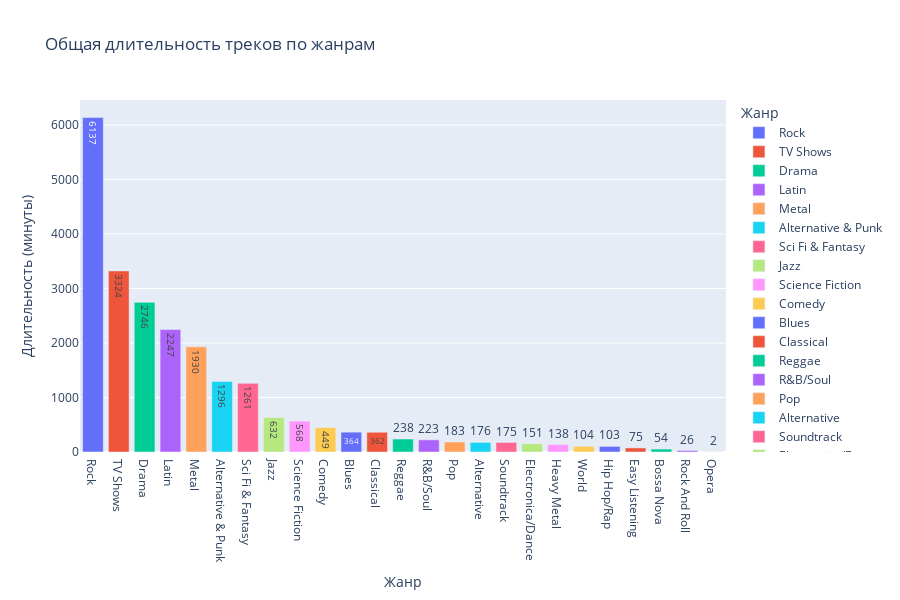

The notebook cell saved with this chart:
### Code cell
fig

### Figure 1 — Plotly figure (JSON) as saved in the notebook; plotly's stock layout.template omitted (floating-point values rounded to 4 significant figures)
{"data": [{"hovertemplate": "Жанр=%{x}<br>Длительность (минуты)=%{text}<extra></extra>", "legendgroup": "Rock", "marker": {"color": "#636efa", "pattern": {"shape": ""}}, "name": "Rock", "orientation": "v", "showlegend": true, "text": [6137.0], "textposition": "auto", "type": "bar", "x": ["Rock"], "xaxis": "x", "y": [6137.0], "yaxis": "y"}, {"hovertemplate": "Жанр=%{x}<br>Длительность (минуты)=%{text}<extra></extra>", "legendgroup": "TV Shows", "marker": {"color": "#EF553B", "pattern": {"shape": ""}}, "name": "TV Shows", "orientation": "v", "showlegend": true, "text": [3324.0], "textposition": "auto", "type": "bar", "x": ["TV Shows"], "xaxis": "x", "y": [3324.0], "yaxis": "y"}, {"hovertemplate": "Жанр=%{x}<br>Длительность (минуты)=%{text}<extra></extra>", "legendgroup": "Drama", "marker": {"color": "#00cc96", "pattern": {"shape": ""}}, "name": "Drama", "orientation": "v", "showlegend": true, "text": [2746.0], "textposition": "auto", "type": "bar", "x": ["Drama"], "xaxis": "x", "y": [2746.0], "yaxis": "y"}, {"hovertemplate": "Жанр=%{x}<br>Длительность (минуты)=%{text}<extra></extra>", "legendgroup": "Latin", "marker": {"color": "#ab63fa", "pattern": {"shape": ""}}, "name": "Latin", "orientation": "v", "showlegend": true, "text": [2247.0], "textposition": "auto", "type": "bar", "x": ["Latin"], "xaxis": "x", "y": [2247.0], "yaxis": "y"}, {"hovertemplate": "Жанр=%{x}<br>Длительность (минуты)=%{text}<extra></extra>", "legendgroup": "Metal", "marker": {"color": "#FFA15A", "pattern": {"shape": ""}}, "name": "Metal", "orientation": "v", "showlegend": true, "text": [1930.0], "textposition": "auto", "type": "bar", "x": ["Metal"], "xaxis": "x", "y": [1930.0], "yaxis": "y"}, {"hovertemplate": "Жанр=%{x}<br>Длительность (минуты)=%{text}<extra></extra>", "legendgroup": "Alternative & Punk", "marker": {"color": "#19d3f3", "pattern": {"shape": ""}}, "name": "Alternative & Punk", "orientation": "v", "showlegend": true, "text": [1296.0], "textposition": "auto", "type": "bar", "x": ["Alternative & Punk"], "xaxis": "x", "y": [1296.0], "yaxis": "y"}, {"hovertemplate": "Жанр=%{x}<br>Длительность (минуты)=%{text}<extra></extra>", "legendgroup": "Sci Fi & Fantasy", "marker": {"color": "#FF6692", "pattern": {"shape": ""}}, "name": "Sci Fi & Fantasy", "orientation": "v", "showlegend": true, "text": [1261.0], "textposition": "auto", "type": "bar", "x": ["Sci Fi & Fantasy"], "xaxis": "x", "y": [1261.0], "yaxis": "y"}, {"hovertemplate": "Жанр=%{x}<br>Длительность (минуты)=%{text}<extra></extra>", "legendgroup": "Jazz", "marker": {"color": "#B6E880", "pattern": {"shape": ""}}, "name": "Jazz", "orientation": "v", "showlegend": true, "text": [632.0], "textposition": "auto", "type": "bar", "x": ["Jazz"], "xaxis": "x", "y": [632.0], "yaxis": "y"}, {"hovertemplate": "Жанр=%{x}<br>Длительность (минуты)=%{text}<extra></extra>", "legendgroup": "Science Fiction", "marker": {"color": "#FF97FF", "pattern": {"shape": ""}}, "name": "Science Fiction", "orientation": "v", "showlegend": true, "text": [568.0], "textposition": "auto", "type": "bar", "x": ["Science Fiction"], "xaxis": "x", "y": [568.0], "yaxis": "y"}, {"hovertemplate": "Жанр=%{x}<br>Длительность (минуты)=%{text}<extra></extra>", "legendgroup": "Comedy", "marker": {"color": "#FECB52", "pattern": {"shape": ""}}, "name": "Comedy", "orientation": "v", "showlegend": true, "text": [449.0], "textposition": "auto", "type": "bar", "x": ["Comedy"], "xaxis": "x", "y": [449.0], "yaxis": "y"}, {"hovertemplate": "Жанр=%{x}<br>Длительность (минуты)=%{text}<extra></extra>", "legendgroup": "Blues", "marker": {"color": "#636efa", "pattern": {"shape": ""}}, "name": "Blues", "orientation": "v", "showlegend": true, "text": [364.0], "textposition": "auto", "type": "bar", "x": ["Blues"], "xaxis": "x", "y": [364.0], "yaxis": "y"}, {"hovertemplate": "Жанр=%{x}<br>Длительность (минуты)=%{text}<extra></extra>", "legendgroup": "Classical", "marker": {"color": "#EF553B", "pattern": {"shape": ""}}, "name": "Classical", "orientation": "v", "showlegend": true, "text": [362.0], "textposition": "auto", "type": "bar", "x": ["Classical"], "xaxis": "x", "y": [362.0], "yaxis": "y"}, {"hovertemplate": "Жанр=%{x}<br>Длительность (минуты)=%{text}<extra></extra>", "legendgroup": "Reggae", "marker": {"color": "#00cc96", "pattern": {"shape": ""}}, "name": "Reggae", "orientation": "v", "showlegend": true, "text": [238.0], "textposition": "auto", "type": "bar", "x": ["Reggae"], "xaxis": "x", "y": [238.0], "yaxis": "y"}, {"hovertemplate": "Жанр=%{x}<br>Длительность (минуты)=%{text}<extra></extra>", "legendgroup": "R&B/Soul", "marker": {"color": "#ab63fa", "pattern": {"shape": ""}}, "name": "R&B/Soul", "orientation": "v", "showlegend": true, "text": [223.0], "textposition": "auto", "type": "bar", "x": ["R&B/Soul"], "xaxis": "x", "y": [223.0], "yaxis": "y"}, {"hovertemplate": "Жанр=%{x}<br>Длительность (минуты)=%{text}<extra></extra>", "legendgroup": "Pop", "marker": {"color": "#FFA15A", "pattern": {"shape": ""}}, "name": "Pop", "orientation": "v", "showlegend": true, "text": [183.0], "textposition": "auto", "type": "bar", "x": ["Pop"], "xaxis": "x", "y": [183.0], "yaxis": "y"}, {"hovertemplate": "Жанр=%{x}<br>Длительность (минуты)=%{text}<extra></extra>", "legendgroup": "Alternative", "marker": {"color": "#19d3f3", "pattern": {"shape": ""}}, "name": "Alternative", "orientation": "v", "showlegend": true, "text": [176.0], "textposition": "auto", "type": "bar", "x": ["Alternative"], "xaxis": "x", "y": [176.0], "yaxis": "y"}, {"hovertemplate": "Жанр=%{x}<br>Длительность (минуты)=%{text}<extra></extra>", "legendgroup": "Soundtrack", "marker": {"color": "#FF6692", "pattern": {"shape": ""}}, "name": "Soundtrack", "orientation": "v", "showlegend": true, "text": [175.0], "textposition": "auto", "type": "bar", "x": ["Soundtrack"], "xaxis": "x", "y": [175.0], "yaxis": "y"}, {"hovertemplate": "Жанр=%{x}<br>Длительность (минуты)=%{text}<extra></extra>", "legendgroup": "Electronica/Dance", "marker": {"color": "#B6E880", "pattern": {"shape": ""}}, "name": "Electronica/Dance", "orientation": "v", "showlegend": true, "text": [151.0], "textposition": "auto", "type": "bar", "x": ["Electronica/Dance"], "xaxis": "x", "y": [151.0], "yaxis": "y"}, {"hovertemplate": "Жанр=%{x}<br>Длительность (минуты)=%{text}<extra></extra>", "legendgroup": "Heavy Metal", "marker": {"color": "#FF97FF", "pattern": {"shape": ""}}, "name": "Heavy Metal", "orientation": "v", "showlegend": true, "text": [138.0], "textposition": "auto", "type": "bar", "x": ["Heavy Metal"], "xaxis": "x", "y": [138.0], "yaxis": "y"}, {"hovertemplate": "Жанр=%{x}<br>Длительность (минуты)=%{text}<extra></extra>", "legendgroup": "World", "marker": {"color": "#FECB52", "pattern": {"shape": ""}}, "name": "World", "orientation": "v", "showlegend": true, "text": [104.0], "textposition": "auto", "type": "bar", "x": ["World"], "xaxis": "x", "y": [104.0], "yaxis": "y"}, {"hovertemplate": "Жанр=%{x}<br>Длительность (минуты)=%{text}<extra></extra>", "legendgroup": "Hip Hop/Rap", "marker": {"color": "#636efa", "pattern": {"shape": ""}}, "name": "Hip Hop/Rap", "orientation": "v", "showlegend": true, "text": [103.0], "textposition": "auto", "type": "bar", "x": ["Hip Hop/Rap"], "xaxis": "x", "y": [103.0], "yaxis": "y"}, {"hovertemplate": "Жанр=%{x}<br>Длительность (минуты)=%{text}<extra></extra>", "legendgroup": "Easy Listening", "marker": {"color": "#EF553B", "pattern": {"shape": ""}}, "name": "Easy Listening", "orientation": "v", "showlegend": true, "text": [75.0], "textposition": "auto", "type": "bar", "x": ["Easy Listening"], "xaxis": "x", "y": [75.0], "yaxis": "y"}, {"hovertemplate": "Жанр=%{x}<br>Длительность (минуты)=%{text}<extra></extra>", "legendgroup": "Bossa Nova", "marker": {"color": "#00cc96", "pattern": {"shape": ""}}, "name": "Bossa Nova", "orientation": "v", "showlegend": true, "text": [54.0], "textposition": "auto", "type": "bar", "x": ["Bossa Nova"], "xaxis": "x", "y": [54.0], "yaxis": "y"}, {"hovertemplate": "Жанр=%{x}<br>Длительность (минуты)=%{text}<extra></extra>", "legendgroup": "Rock And Roll", "marker": {"color": "#ab63fa", "pattern": {"shape": ""}}, "name": "Rock And Roll", "orientation": "v", "showlegend": true, "text": [26.0], "textposition": "auto", "type": "bar", "x": ["Rock And Roll"], "xaxis": "x", "y": [26.0], "yaxis": "y"}, {"hovertemplate": "Жанр=%{x}<br>Длительность (минуты)=%{text}<extra></extra>", "legendgroup": "Opera", "marker": {"color": "#FFA15A", "pattern": {"shape": ""}}, "name": "Opera", "orientation": "v", "showlegend": true, "text": [2.0], "textposition": "auto", "type": "bar", "x": ["Opera"], "xaxis": "x", "y": [2.0], "yaxis": "y"}], "layout": {"barmode": "relative", "height": 600, "legend": {"title": {"text": "Жанр"}, "tracegroupgap": 0}, "title": {"text": "Общая длительность треков по жанрам"}, "xaxis": {"anchor": "y", "categoryarray": ["Rock", "TV Shows", "Drama", "Latin", "Metal", "Alternative & Punk", "Sci Fi & Fantasy", "Jazz", "Science Fiction", "Comedy", "Blues", "Classical", "Reggae", "R&B/Soul", "Pop", "Alternative", "Soundtrack", "Electronica/Dance", "Heavy Metal", "World", "Hip Hop/Rap", "Easy Listening", "Bossa Nova", "Rock And Roll", "Opera"], "categoryorder": "array", "domain": [0, 1], "title": {"text": "Жанр"}}, "yaxis": {"anchor": "x", "domain": [0, 1], "title": {"text": "Длительность (минуты)"}}}}
